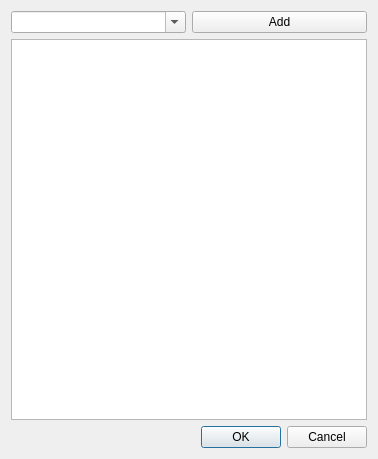
<?xml version="1.0" encoding="UTF-8"?>
<ui version="4.0">
 <class>Dialog</class>
 <widget class="QDialog" name="Dialog">
  <property name="geometry">
   <rect>
    <x>0</x>
    <y>0</y>
    <width>378</width>
    <height>459</height>
   </rect>
  </property>
  <property name="windowTitle">
   <string>Dialog</string>
  </property>
  <layout class="QVBoxLayout" name="verticalLayout">
   <item>
    <layout class="QHBoxLayout" name="horizontalLayout">
     <item>
      <widget class="QComboBox" name="comboBox">
       <property name="editable">
        <bool>true</bool>
       </property>
      </widget>
     </item>
     <item>
      <widget class="QPushButton" name="btnAdd">
       <property name="text">
        <string>Add</string>
       </property>
      </widget>
     </item>
    </layout>
   </item>
   <item>
    <widget class="QListWidget" name="listWidget">
     <property name="selectionMode">
      <enum>QAbstractItemView::ExtendedSelection</enum>
     </property>
    </widget>
   </item>
   <item>
    <widget class="QDialogButtonBox" name="buttonBox">
     <property name="standardButtons">
      <set>QDialogButtonBox::Cancel|QDialogButtonBox::Ok</set>
     </property>
    </widget>
   </item>
  </layout>
 </widget>
 <resources/>
 <connections/>
</ui>
